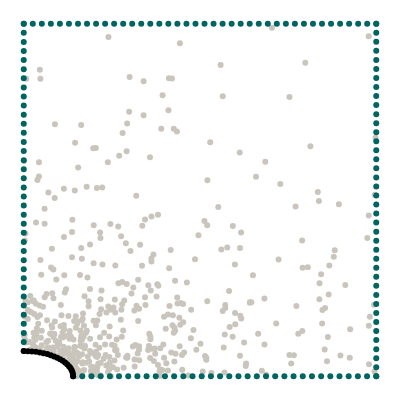

Write notebook code for a chart like this one.
### Markdown cell above
## Geometry

We want to model a quarter of a plate with an elliptical hole. The domain itself is represented by collocation points, the boundaries are represented by uniformly sampled points along the perimeter.

### Code cell
import torch
from torch.optim.lr_scheduler import StepLR, ExponentialLR
import numpy as np
from scipy.stats import qmc
from plotly.express.colors import sequential
import plotly.graph_objects as go
import plotly.figure_factory as ff
from tqdm import tqdm
import matplotlib.pyplot as plt
from scipy.interpolate import interp1d


torch.set_default_dtype(torch.float64)
from global_constants import L, R, MU, LBD, N1, N2

from new_plate_elliptic_hole import Plate 

# Elliptical axis in x direction
Rx = 0.14
Ry = R**2 / Rx
# Edge samples
N = 40
# Number of collocation points
M = 500

# Epochs
pretraining_epochs = 5000
epochs = 10000
# Batch size
batch_size = 64
# Learning rate
lr = lr = 0.005
# Scheduler step width
scheduler_step = 500
# Gamma factor of scheduler
scheduler_gamma = 0.65
# Number of hidden neurons
hn = 20



def generate_radii_list(min_Ra_x, max_Ra_x, step):
    if step == 0:
        rad_x_list = [min_Ra_x, max_Ra_x]
    else:
        num_steps = int((max_Ra_x - min_Ra_x) / step) + 1
        rad_x_list = np.linspace(min_Ra_x, max_Ra_x, num_steps)
        rad_x_list = [round(rad_x, 2) for rad_x in rad_x_list]
    rad_y_list = []
    for rad_x in rad_x_list:
        rad_y_list.append(R**2 / rad_x)
    return rad_x_list, rad_y_list

def generate_multiple_plates(min_Ra_x, max_Ra_x, step_size):

    list_collo = torch.empty(0,3,requires_grad=True)
    list_top = torch.empty(0,3,requires_grad=True)
    list_right = torch.empty(0,3,requires_grad=True)
    list_left = torch.empty(0,3,requires_grad=True)
    list_bottom = torch.empty(0,3,requires_grad=True)
    list_hole = torch.empty(0,5,requires_grad=True)

    rad_x_list, rad_y_list = generate_radii_list(min_Ra_x, max_Ra_x, step_size)
    for rad_x in rad_x_list:
        p1 = Plate(rad_x, N, M)
        #data_one_plate -> [collocation, top, right, left, bottom, hole, n_hole]
        collo_points, top_points, right_points, left_points, bottom_points, hole_points = p1.generate_dataset()
        list_collo = torch.cat((list_collo, collo_points), dim=0)
        list_top = torch.cat((list_top, top_points), dim=0)
        list_right = torch.cat((list_right, right_points), dim=0)
        list_left = torch.cat((list_left, left_points), dim=0)
        list_bottom = torch.cat((list_bottom, bottom_points), dim=0)
        list_hole = torch.cat((list_hole, hole_points), dim=0)
        
    return list_collo, list_top, list_right, list_left, list_bottom, list_hole 

def generate_multiple_plates_dict(min_Ra_x, max_Ra_x):
    dict_plate_points = dict()
    tuples = [
            ("x_collo", 0, 0),
            ("y_collo", 0, 1),
            ("x_top", 1, 0),
            ("y_top", 1, 1),
            ("x_right", 2, 0),
            ("y_right", 2, 1),
            ("x_left", 3, 0),
            ("y_left", 3, 1),
            ("x_bottom", 4, 0),
            ("y_bottom", 4, 1),
            ("x_hole", 5, 0),
            ("y_hole", 5, 1),   
        ] 
    
    rad_x_list, rad_y_list = generate_radii_list(min_Ra_x, max_Ra_x, 0.01)
    for rad_x in rad_x_list:
        p1 = Plate(rad_x, N, M)
        #data_one_plate -> [collocation, top, right, left, bottom, hole, n_hole]
        data_one_plate = p1.generate_dataset()

        for tuple in tuples:
            key = tuple[0]
            dict_plate_points.setdefault(key, []).append(data_one_plate[tuple[1]][:,tuple[2]])
        #plotting one plate
        #p1.plot_plate_with_hole(*data_one_plate)
    for key in dict_plate_points: 
        #appending list of tensors to one tensor
        dict_plate_points[key] = torch.cat(dict_plate_points[key])
        print(key, "besteht aus",dict_plate_points[key].size(), "Datenpunkten")

    collo_points = torch.column_stack([dict_plate_points["x_collo"], dict_plate_points["y_collo"]])
    top_points = torch.column_stack([dict_plate_points["x_top"], dict_plate_points["y_top"]])
    right_points = torch.column_stack([dict_plate_points["x_right"], dict_plate_points["y_right"]])
    left_points = torch.column_stack([dict_plate_points["x_left"], dict_plate_points["y_left"]])
    bottom_points = torch.column_stack([dict_plate_points["x_bottom"], dict_plate_points["y_bottom"]])
    hole_points = torch.column_stack([dict_plate_points["x_hole"], dict_plate_points["y_hole"]])

    return collo_points, top_points, right_points, left_points, bottom_points, hole_points



p99 = Plate(0.14, N, M)
collocation, top, right, left, bottom, hole = p99.generate_dataset()
p99.plot_plate_with_hole(collocation, top, right, left, bottom, hole)

### Figure 1 — Plotly figure (JSON) as saved in the notebook; plotly's stock layout.template omitted (floating-point values rounded to 4 significant figures; data arrays with more than 128 entries replaced by an {"elided": "..."} marker saying what was removed)
{"data": [{"marker": {"color": "#C9C5BC"}, "mode": "markers", "type": "scatter", "x": {"elided": "500 float values"}, "y": {"elided": "500 float values"}}, {"marker": {"color": "#006561"}, "mode": "markers", "type": "scatter", "x": [0, 0.02564, 0.05128, 0.07692, 0.1026, 0.1282, 0.1538, 0.1795, 0.2051, 0.2308, 0.2564, 0.2821, 0.3077, 0.3333, 0.359, 0.3846, 0.4103, 0.4359, 0.4615, 0.4872, 0.5128, 0.5385, 0.5641, 0.5897, 0.6154, 0.641, 0.6667, 0.6923, 0.7179, 0.7436, 0.7692, 0.7949, 0.8205, 0.8462, 0.8718, 0.8974, 0.9231, 0.9487, 0.9744, 1], "y": [1, 1, 1, 1, 1, 1, 1, 1, 1, 1, 1, 1, 1, 1, 1, 1, 1, 1, 1, 1, 1, 1, 1, 1, 1, 1, 1, 1, 1, 1, 1, 1, 1, 1, 1, 1, 1, 1, 1, 1]}, {"marker": {"color": "#006561"}, "mode": "markers", "type": "scatter", "x": [0.14, 0.1661, 0.1921, 0.2182, 0.2442, 0.2703, 0.2964, 0.3224, 0.3485, 0.3745, 0.4006, 0.4267, 0.4527, 0.4788, 0.5048, 0.5309, 0.557, 0.583, 0.6091, 0.6352, 0.6612, 0.6873, 0.7133, 0.7394, 0.7655, 0.7915, 0.8176, 0.8436, 0.8697, 0.8958, 0.9218, 0.9479, 0.9739, 1], "y": [0, 0, 0, 0, 0, 0, 0, 0, 0, 0, 0, 0, 0, 0, 0, 0, 0, 0, 0, 0, 0, 0, 0, 0, 0, 0, 0, 0, 0, 0, 0, 0, 0, 0]}, {"marker": {"color": "#006561"}, "mode": "markers", "type": "scatter", "x": [0, 0, 0, 0, 0, 0, 0, 0, 0, 0, 0, 0, 0, 0, 0, 0, 0, 0, 0, 0, 0, 0, 0, 0, 0, 0, 0, 0, 0, 0, 0, 0, 0, 0, 0, 0, 0], "y": [0.07143, 0.09722, 0.123, 0.1488, 0.1746, 0.2004, 0.2262, 0.252, 0.2778, 0.3036, 0.3294, 0.3552, 0.381, 0.4067, 0.4325, 0.4583, 0.4841, 0.5099, 0.5357, 0.5615, 0.5873, 0.6131, 0.6389, 0.6647, 0.6905, 0.7163, 0.7421, 0.7679, 0.7937, 0.8194, 0.8452, 0.871, 0.8968, 0.9226, 0.9484, 0.9742, 1]}, {"marker": {"color": "#006561"}, "mode": "markers", "type": "scatter", "x": [1, 1, 1, 1, 1, 1, 1, 1, 1, 1, 1, 1, 1, 1, 1, 1, 1, 1, 1, 1, 1, 1, 1, 1, 1, 1, 1, 1, 1, 1, 1, 1, 1, 1, 1, 1, 1, 1, 1, 1], "y": [0, 0.02564, 0.05128, 0.07692, 0.1026, 0.1282, 0.1538, 0.1795, 0.2051, 0.2308, 0.2564, 0.2821, 0.3077, 0.3333, 0.359, 0.3846, 0.4103, 0.4359, 0.4615, 0.4872, 0.5128, 0.5385, 0.5641, 0.5897, 0.6154, 0.641, 0.6667, 0.6923, 0.7179, 0.7436, 0.7692, 0.7949, 0.8205, 0.8462, 0.8718, 0.8974, 0.9231, 0.9487, 0.9744, 1]}, {"marker": {"color": "black"}, "mode": "markers", "type": "scatter", "x": [0.14, 0.1395, 0.1381, 0.1357, 0.1324, 0.1282, 0.1231, 0.1172, 0.1105, 0.103, 0.09482, 0.08599, 0.07657, 0.06663, 0.05624, 0.04546, 0.03437, 0.02304, 0.01156, 8.573e-18], "y": [0, 0.005899, 0.01176, 0.01753, 0.02319, 0.02869, 0.034, 0.03907, 0.04387, 0.04838, 0.05255, 0.05637, 0.0598, 0.06282, 0.06541, 0.06756, 0.06924, 0.07045, 0.07118, 0.07143]}], "layout": {"height": 400, "margin": {"b": 0, "l": 0, "r": 0, "t": 0}, "showlegend": false, "width": 400, "xaxis": {"visible": false}, "yaxis": {"scaleanchor": "x", "visible": false}}}
